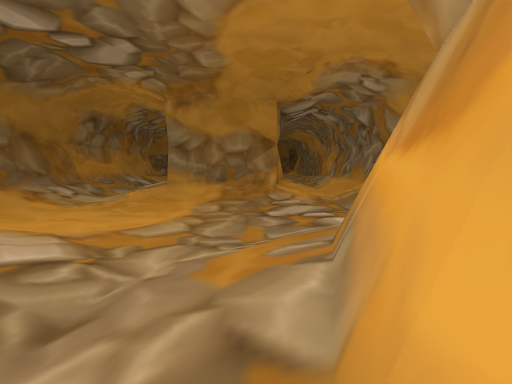
view 1 (above)

18 first-person views from a walk through a 3-D level made in the Godot game engine. The camera is 1.5 m above the floor, tilts 6° down and sees 90° across. The floor is counted in squares, 2 m on a side. Each view is taken from the middle of a square. On the plan, view 1 faces up. The plan holds only what a view shows up to about 9 squares ahead; the rest is blank. The place goes on beyond the plan.

view 2
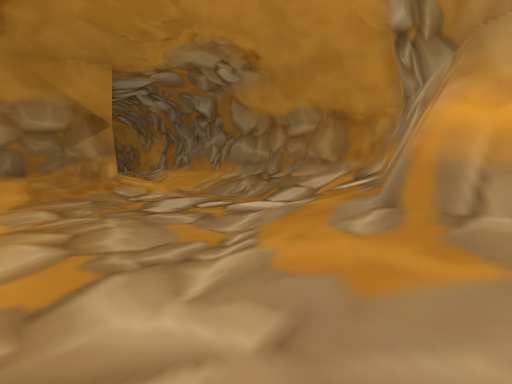

view 3
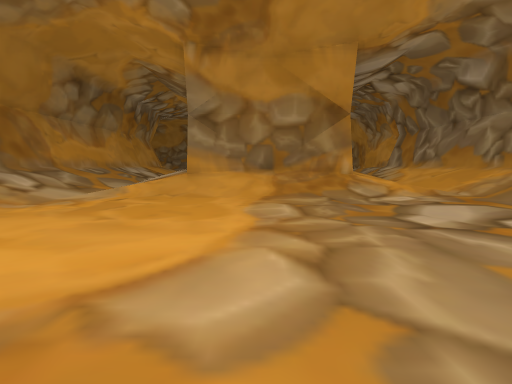

view 4
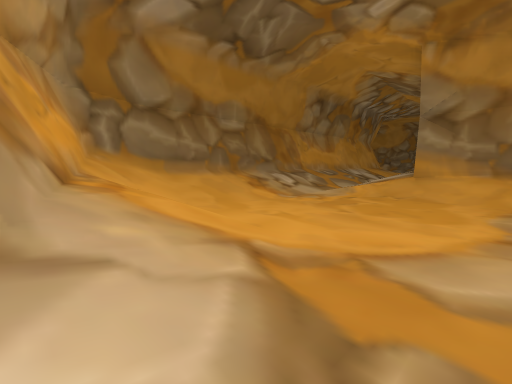

view 5
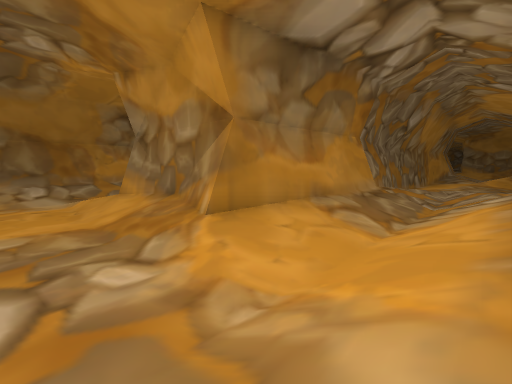

view 6
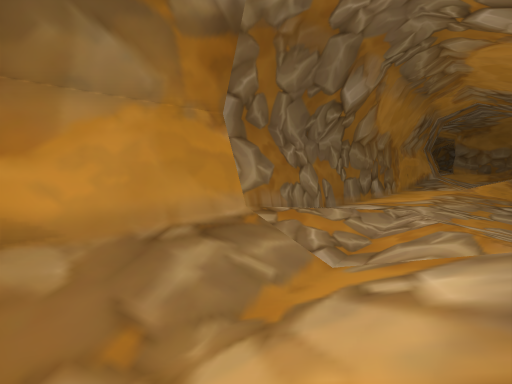

view 7
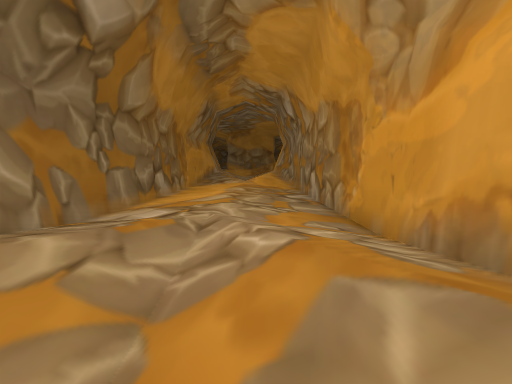

view 8
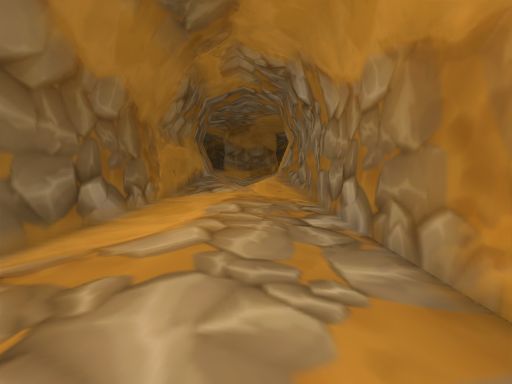

view 9
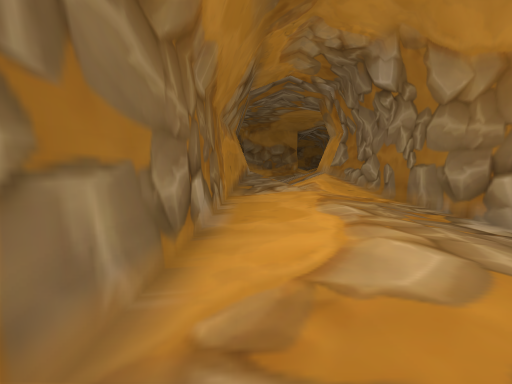

view 10
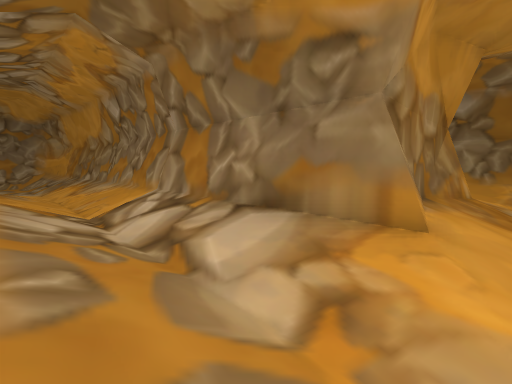

view 11
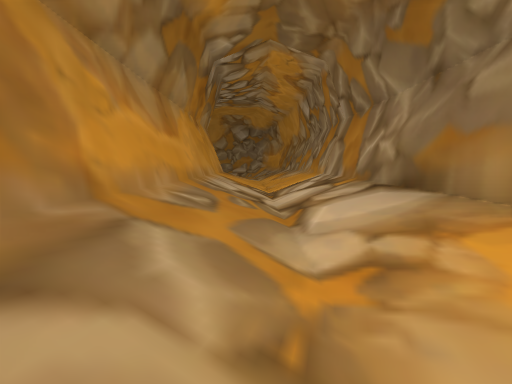

view 12
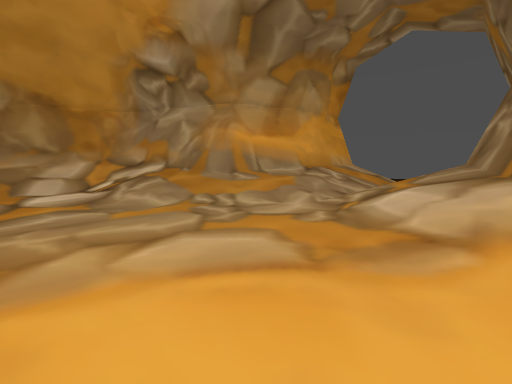

view 13
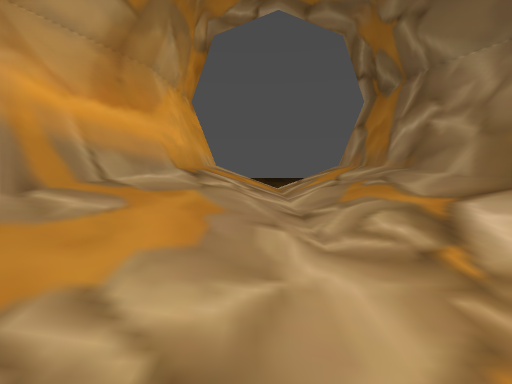

view 14
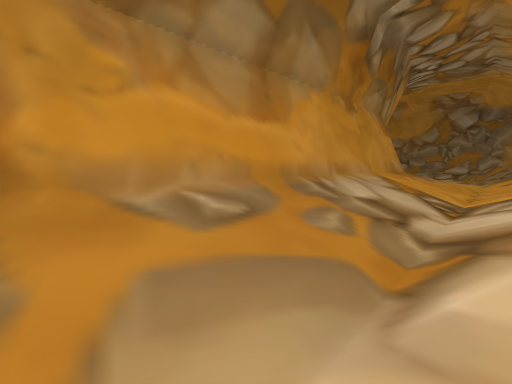

view 15
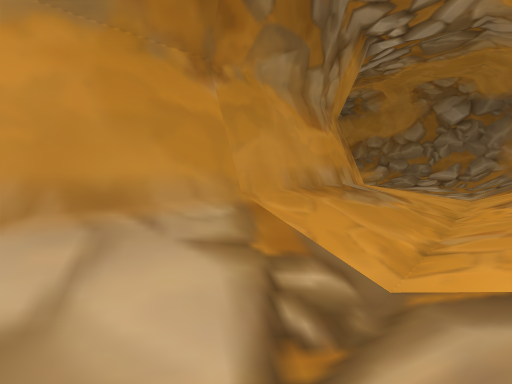

view 16
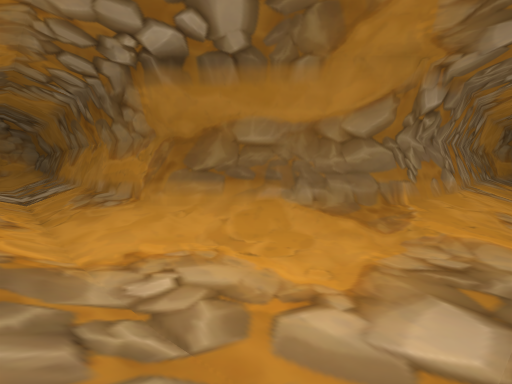

view 17
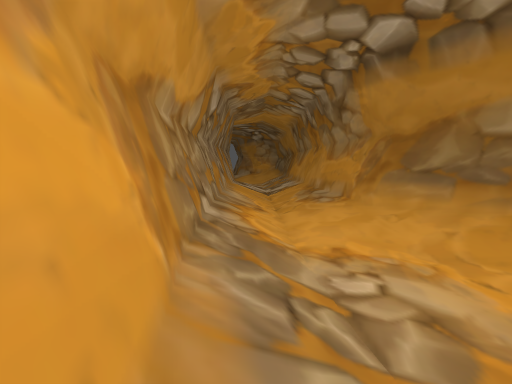

view 18
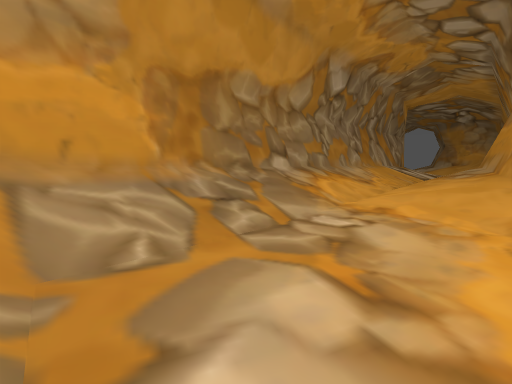

### Floor plan
Key: @ floor where view 1 was taken; # wall or solid block; x gap in a wall; . main floor; : floor 0.25 m higher than the main floor; - floor 0.25 m lower than the main floor; + floor 0.5 m higher than the main floor; * floor 0.75 m higher than the main floor; % floor 1 m higher than the main floor; & floor 1.25 m higher than the main floor; / step, stairs or slope; v drop or lower ground.
Columns run from 15 left of view 1 to 6 right of it. Each row starts with its distance up from view 1.
 30 /::....///#     #+**+#
 29 *++:---.//#     #+++:#
 28 ##//----./#     #+++:#
 27  ##//.--./#     #:++:#
 26   ##//-../#     #:++:#
 25    ##//:./#     #+++:#
 24     ##/+./#     #+++:#
 23      ##+:/##    #+++:#
 22       #*///#    #+*+:#
 21       #////     #***+#
 20       #////     #%//*#
 19       #////     #&//%#
 18       #////     #////
 17       #////     #////
 16       #////#    #////
 15       #///&#    #////
 14       #///%#    #*///
 13       #//:*######*://
 12       #//:+##//##+://
 11       #//:////////.//
 10       #//..-....-..//
  9       #//..------..//
  8       #//.--------.//
  7       #//..------..//#
  6       #//...----.../##
  5       ##////....////#
  4        ##////..////##
  3         ###/////####
  2           ##*//%#
  1            #///&#
  0            #///@#
 -1            #////
 -2            #vvvx

Positions as (right, up) in squares from view 1, and headings:
1: (0, 0), facing up
2: (-2, 2), facing up-right
3: (-2, 4), facing up
4: (-2, 3), facing up-left
5: (5, 9), facing up-left
6: (5, 15), facing up-left
7: (4, 18), facing up
8: (4, 21), facing up
9: (2, 22), facing up
10: (-8, 11), facing up-right
11: (-7, 10), facing up
12: (-4, 7), facing down-right
13: (-1, 5), facing down
14: (-6, 12), facing up-left
15: (-6, 16), facing up-left
16: (-6, 30), facing down-left
17: (-6, 30), facing down
18: (-9, 30), facing down-right
